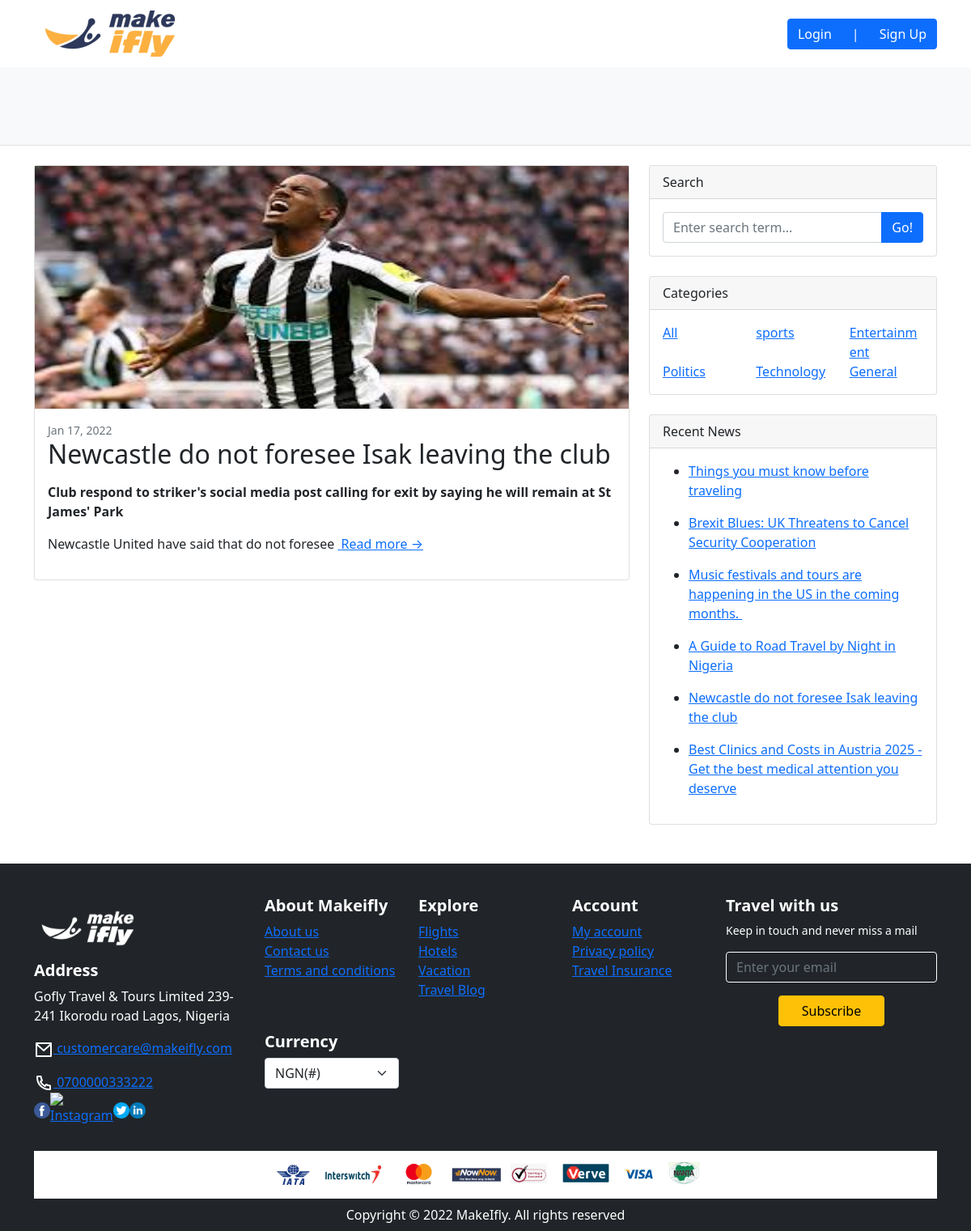
Screenshot of /Category/index/1 with the database file from the repository.
### tables this page shows
CREATE TABLE `tbladdnews` (
  `id` integer NOT NULL PRIMARY KEY AUTOINCREMENT
,  `newtitle` varchar(200) DEFAULT NULL
,  `Category` varchar(200) DEFAULT NULL
,  `Sub_category` varchar(200) DEFAULT NULL
,  `Upload_Image` varchar(200) DEFAULT NULL
,  `Description` mediumtext
,  `create_date` timestamp NULL DEFAULT current_timestamp
);

CREATE TABLE `tblcategory` (
  `id` integer NOT NULL PRIMARY KEY AUTOINCREMENT
,  `name` varchar(45) DEFAULT NULL
);

### application/controllers/Category.php (called while the page is built, shortened)
<?php
class Category extends CI_Controller {
	function __construct(){
	     $this->load->model('Website_model');
		 $this->load->library("pagination");
	}
	public function index($id)
	{
        if ($id==0){
            redirect('Welcome');
        } else {
            $data['category']=$this->Website_model->categoryList();
            $data['resentlypost']=$this->Website_model->resentlypost();
            $data['getwebsitedetailscategory']=$this->Website_model->getwebsitedetailscategory($id);
            $this->load->view('category',$data);
        }
	}
}

### index.php (called while the page is built, shortened)
<?php
require_once BASEPATH.'core/CodeIgniter.php';

### application/models/Website_model.php (called while the page is built, shortened)
<?php
class Website_model extends CI_Model{
    function categoryList(){
        $query=$this->db->get('tblcategory');
        return $query->result();
        }
   public function resentlypost()
   {
       $query=$this->db->select('tbladdnews.id,newtitle,tblcategory.name as category,
       tblsub_category.subcategory_name as subcategory,Description,Upload_Image,create_date')
   ->join('tblcategory','tbladdnews.Category=tblcategory.id','left')
   ->join('tblsub_category','tbladdnews.Sub_category=tblsub_category.id','left')
   ->from('tbladdnews')
   ->order_by('tbladdnews.id', 'desc')
   ->get();
   return $query->result();
  }
}

### application/views/category.php (the view, shortened to what this page needs)
<!DOCTYPE html>
<html lang="en">
    <head>
        <link href="<?php echo base_url('assets/css/styles.css');?>" rel="stylesheet" />
    </head>
    <body>
   <?php include APPPATH.'views/includes/header.php';?>
        <header class="py-5 bg-light border-bottom mb-4">
        </header>
        <div class="container">
            <div class="row">
                <div class="col-lg-8">
					<?php
					if(count($getwebsitedetailscategory)):
                  foreach($getwebsitedetailscategory as $row):
                  ?>
                    <div class="card mb-4">
                        <a href="#!"><img height="300" src="<?php echo base_url('uploads/files/'. $row->Upload_Image);?>" alt="..." width="100%" /></a>
                        <div class="card-body">
							<?php
							$input= $row->create_date;
							$date = strtotime($input);
							?>
                            <div class="small text-muted"><?php echo date('M d, Y', $date);?></div>
                            <h2 class="card-title"><?php  echo $row->newtitle;?></h2>
                            <p class="card-text"><?php echo substr($row->Description,0,200);?></p>
                            <?php echo anchor("Welcome/post/{$row->id}",'Read more →'); ?>
                        </div>
                    </div>
					<?php
                    endforeach;
                    else:
                    ?>
                    <tr>
                    <td colspan="5" style="color:red; text-align:center">No Record found</td>
                    </tr>
                    <?php endif;?>
                </div>
                <div class="col-lg-4">
                    <div class="card mb-4">
                        <div class="card-header">Search</div>
                        <div class="card-body">
                        <?php echo form_open('Search/index',['class'=>'php-email-form']);?>
                        <div class="input-group">
                            <input class="form-control" type="text" name="searchdata" id="searchdata" placeholder="Enter search term..."
                             aria-label="Enter search term..." aria-describedby="button-search" />
                             <input type="submit" name="submit" id="submit" class="btn btn-primary" value="Go!">
                        </div>
                </form>
                        </div>
                    </div>
                    <div class="card mb-4">
                        <div class="card-header">Categories</div>
                        <div class="card-body">
                            <div class="row">
                            <?php
                  if(count($category)):
                  foreach($category as $row):
                  ?>
                                <div class="col-sm-4">
                                    <ul class="list-unstyled mb-0">
                                    <?php $cat= $row->name;?>
                                    <li class="badge-info"> <?php echo anchor("Category/index/{$row->id}",$cat); ?></li>
                                    </ul>
                                </div>
                                <?php
                    endforeach;
                    else:
                    ?>
                    <tr>
                    <td colspan="5" style="color:red; text-align:center">No Record found</td>
                    </tr>
                    <?php endif;?>
                            </div>
                        </div>
                    </div>
                    <div class="card mb-4">
                        <div class="card-header">Recent News</div>
                        <div class="card-body">
                        <?php
					if(count($resentlypost)):
                  foreach($resentlypost as $row):
                  ?>
                            <ul>
                                <?php  $shiv= $row->newtitle;?>
                                <li><?php echo anchor("Welcome/post/{$row->id}",$shiv); ?></li>
                            </ul>
                            <?php
                    endforeach;
                    else:
                    ?>
                    <tr>
                    <td colspan="5" style="color:red; text-align:center">No Record found</td>
                    </tr>
                    <?php endif;?>
                             </div>
                    </div>
                </div>
            </div>
        </div>
     <?php include APPPATH.'views/includes/footer.php';?>
    </body>
</html>

### rows the page displays
tbladdnews: Upload_Image (picture), create_date "Jan 17, 2022", newtitle "Newcastle do not foresee Isak leaving the club", Description "Club respond to striker's social media post calling for exit by saying he will remain at St James' Park Newcastle United have said that do not foresee", id "Read more →", anchor("Welcome/post/{$row->id}",$shiv) "Newcastle do not foresee Isak leaving the club"
tblcategory: anchor("Category/index/{$row->id}",$cat) "All"
tblcategory: anchor("Category/index/{$row->id}",$cat) "sports"
tblcategory: anchor("Category/index/{$row->id}",$cat) "Entertainment"
tblcategory: anchor("Category/index/{$row->id}",$cat) "Politics"
tblcategory: anchor("Category/index/{$row->id}",$cat) "Technology"
tbladdnews: anchor("Welcome/post/{$row->id}",$shiv) "Things you must know before traveling"
tbladdnews: anchor("Welcome/post/{$row->id}",$shiv) "Brexit Blues: UK Threatens to Cancel Security Cooperation"
tbladdnews: anchor("Welcome/post/{$row->id}",$shiv) "Music festivals and tours are happening in the US in the coming months."
tbladdnews: anchor("Welcome/post/{$row->id}",$shiv) "A Guide to Road Travel by Night in Nigeria"
tbladdnews: anchor("Welcome/post/{$row->id}",$shiv) "Best Clinics and Costs in Austria 2025 - Get the best medical attention you deserve"

### other values shown
anchor("Category/index/{$row->id}",$cat) "General"
